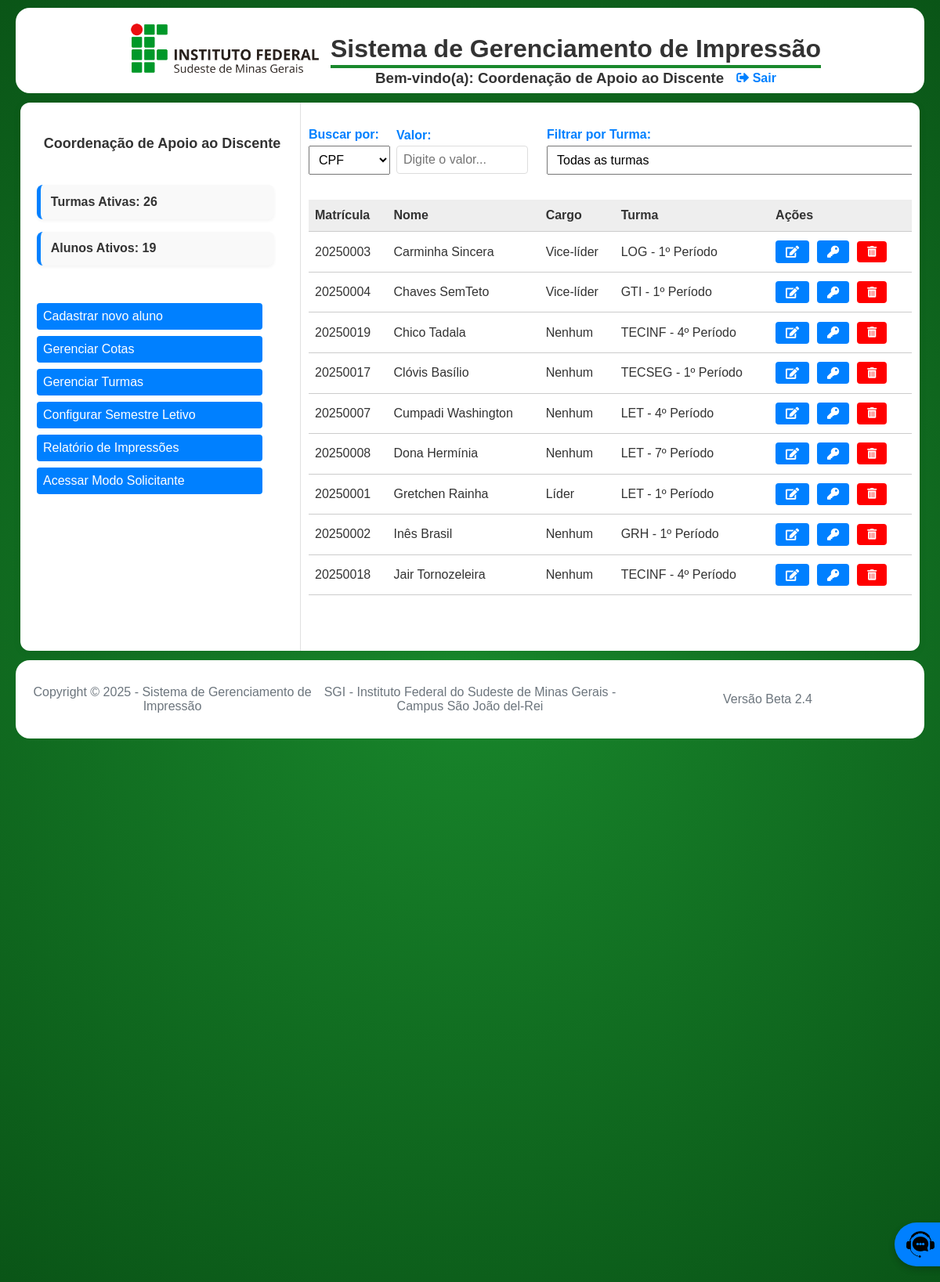
The app's page /pages/admin_cad/dashboard_cad.php (signed in) with its own data.
### tables this page shows
CREATE TABLE `Aluno` (
  `matricula` varchar(20) NOT NULL,
  `nome` varchar(100) NOT NULL,
  `sobrenome` varchar(100) NOT NULL,
  `cargo` enum('Líder','Vice-líder','Nenhum') DEFAULT 'Nenhum',
  `email` varchar(100) NOT NULL,
  `cpf` char(11) NOT NULL,
  `senha` varchar(255) NOT NULL,
  `ativo` tinyint(1) DEFAULT 1,
  `cota_id` int(11) DEFAULT NULL,
  `data_fim_validade` date DEFAULT NULL,
  PRIMARY KEY (`matricula`),
  UNIQUE KEY `cpf` (`cpf`),
  KEY `cota_id` (`cota_id`),
  CONSTRAINT `Aluno_ibfk_1` FOREIGN KEY (`cota_id`) REFERENCES `CotaAluno` (`id`) ON DELETE SET NULL
);

CREATE TABLE `Curso` (
  `id` int(11) NOT NULL AUTO_INCREMENT,
  `sigla` varchar(20) NOT NULL,
  `nome_completo` varchar(100) NOT NULL,
  PRIMARY KEY (`id`),
  UNIQUE KEY `sigla` (`sigla`)
);

CREATE TABLE `Turma` (
  `id` int(11) NOT NULL AUTO_INCREMENT,
  `curso_id` int(11) NOT NULL,
  `periodo` varchar(20) NOT NULL,
  PRIMARY KEY (`id`),
  UNIQUE KEY `curso_id` (`curso_id`,`periodo`),
  CONSTRAINT `Turma_ibfk_1` FOREIGN KEY (`curso_id`) REFERENCES `Curso` (`id`) ON DELETE CASCADE
);

### pages/admin_cad/dashboard_cad.php (the view, shortened to what this page needs)
<?php
require_once '../../includes/config.php';
$pagina = isset($_GET['pagina']) && is_numeric($_GET['pagina']) ? (int)$_GET['pagina'] : 1;
$limite = 12;
$offset = ($pagina - 1) * $limite;
$condicoes = [];
$tipo_busca = $_GET['tipo_busca'] ?? '';
$valor_busca = trim($_GET['valor_busca'] ?? '');
$base_sql = "FROM Aluno a
             LEFT JOIN CotaAluno ca ON a.cota_id = ca.id
             LEFT JOIN Turma t ON ca.turma_id = t.id
             LEFT JOIN Curso c ON t.curso_id = c.id";
$where_clause = !empty($condicoes) ? 'WHERE ' . implode(' AND ', $condicoes) : '';
$sql_alunos = "SELECT a.*, t.periodo, c.sigla, c.nome_completo " . $base_sql . " " . $where_clause . " ORDER BY a.nome ASC LIMIT :limite OFFSET :offset";
$stmt = $conn->prepare($sql_alunos);
$stmt->bindValue(':limite', $limite, PDO::PARAM_INT);
$stmt->bindValue(':offset', $offset, PDO::PARAM_INT);
$stmt->execute();
$alunos = $stmt->fetchAll();
$total_turmas = $conn->query("SELECT COUNT(DISTINCT turma_id) AS total FROM CotaAluno")->fetch()->total ?? 0;
$total_alunos = $conn->query("SELECT COUNT(*) AS total FROM Aluno WHERE ativo = 1")->fetch()->total ?? 0;
include_once '../../includes/header.php';
?>
<link rel="stylesheet" href="./css/dashboard_cad.css?v=<?= ASSET_VERSION ?>">
<div class="dashboard-layout">
    <aside class="dashboard-aside">
        <section class="dashboard-header">
            <h1>Coordenação de Apoio ao Discente</h1>
        </section>
        <section class="dashboard-cards">
            <div class="card">Turmas Ativas: <?= $total_turmas ?></div>
            <div class="card">Alunos Ativos: <?= $total_alunos ?></div>
        </section>
        <section class="dashboard-menu">
            <a class="btn-menu" href="form_aluno.php">Cadastrar novo aluno</a>
            <a class="btn-menu" href="gerenciar_cotas.php">Gerenciar Cotas</a>
            <a class="btn-menu" href="gerenciar_turmas.php">Gerenciar Turmas</a>
            <a class="btn-menu" href="../admin/configurar_semestre.php">Configurar Semestre Letivo</a>
            <a class="btn-menu" href="relatorio_aluno.php">Relatório de Impressões</a>
            <a class="btn-menu" href="../servidor/dashboard_servidor.php">Acessar Modo Solicitante</a>
        </section>
    </aside>
    <main class="dashboard-main">
        <div class="responsive-table">
            <form method="GET" class="busca-form styled-busca-form">
                <div class="form-group">
                    <label for="tipo_busca">Buscar por:</label>
                    <select name="tipo_busca" id="tipo_busca">
                        <option value="cpf" <?= ($tipo_busca === 'cpf' ? 'selected' : '') ?>>CPF</option>
                    </select>
                </div>
                <div class="form-group">
                    <label for="valor_busca">Valor:</label>
                    <input type="text" id="valor_busca" name="valor_busca" placeholder="Digite o valor..." value="<?= htmlspecialchars($valor_busca) ?>">
                </div>
                <div class="form-group filter">
                    <label for="turma">Filtrar por Turma:</label>
                    <select name="turma" id="turma">
                        <option value="">Todas as turmas</option>
                    </select>
                </div>
            </form>
            <table>
                <thead>
                    <tr>
                        <th>Matrícula</th>
                        <th>Nome</th>
                        <th>Cargo</th>
                        <th>Turma</th>
                        <th>Ações</th>
                    </tr>
                </thead>
                <tbody>
                    <?php foreach ($alunos as $aluno): ?>
                        <tr>
                            <td data-label="Matrícula"><?= htmlspecialchars($aluno->matricula) ?></td>
                            <td data-label="Nome"><?= htmlspecialchars($aluno->nome . ' ' . $aluno->sobrenome) ?></td>
                            <td data-label="Cargo"><?= htmlspecialchars($aluno->cargo) ?></td>
                            <td data-label="Turma" title="<?= htmlspecialchars($aluno->nome_completo . ' - ' . $aluno->periodo) ?>"><?= htmlspecialchars($aluno->sigla . ' - ' . $aluno->periodo) ?></td>
                            <td data-label="Ações">
                                <div class="action-buttons">
                                    <a href="form_aluno.php?matricula=<?= htmlspecialchars($aluno->matricula) ?>" class="btn-action btn-edit" title="Editar/Renovar"><i class="fas fa-edit"></i></a>
                                    <a type="button" class="btn-action btn-redefinir btn-edit" data-id="<?= htmlspecialchars($aluno->matricula) ?>" title="Redefinir Senha"><i class="fas fa-key"></i></a>
                                    <button type="button" class="btn-action btn-delete btn-excluir btn-exc"
                                        data-id="<?= htmlspecialchars($aluno->matricula) ?>"
                                        data-nome="<?= htmlspecialchars($aluno->nome) ?>"
                                        data-tipo="aluno"
                                        title="Excluir Aluno">
                                        <i class="fas fa-trash-alt"></i>
                                    </button>
                                </div>
                            </td>
                        </tr>
                    <?php endforeach; ?>
                </tbody>
            </table>
        </div>
    </main>
</div>
<?php include_once '../../includes/footer.php'; ?>

### includes/header.php (shortened to what this page needs)
<!DOCTYPE html>
<html lang="pt-BR">
<head>
    <link rel="stylesheet" href="<?= BASE_URL ?>/css/styles.css?v=<?= ASSET_VERSION ?>">
    <link rel="stylesheet" href="https://cdnjs.cloudflare.com/ajax/libs/font-awesome/5.15.4/css/all.min.css">
</head>
<body>
<header>
    <div>
        <img src="<?= BASE_URL ?>/img/logo_horizontal_ifsudestemg.png" alt="logomarca do IF">
    </div>
    <div class="header-title">
        <h1><?= SITE_NAME ?></h1>
        <hr>
        <?php if (isset($_SESSION['usuario']) && !empty($_SESSION['usuario'])): ?>
            <div class="user-info">
                <h3>Bem-vindo(a): <?= htmlspecialchars($_SESSION['usuario']['nome'] . (isset($_SESSION['usuario']['sobrenome']) ? ' ' . $_SESSION['usuario']['sobrenome'] : '')) ?></h3>
                <a class="logout" href="<?= BASE_URL ?>/includes/logout.php"><i class="fas fa-sign-out-alt"></i> Sair</a>
            </div>
        <?php endif; ?>
    </div>
</header>

### includes/footer.php (shortened to what this page needs)
    <footer>
        <p>Copyright &copy; <?php echo CURRENT_YEAR; ?> - <?php echo SITE_NAME; ?></p>
        <p><?php echo SITE_DESCRIPTION; ?></p>
        <p>Versão Beta <?php echo ASSET_VERSION; ?></p>
    </footer>
    <a href="<?= BASE_URL ?>/pages/utils/suporte.html" class="suporte-btn">
        <img src="<?= BASE_URL ?>/img/suporte.png" alt="Suporte" class="icone">
    </a>
</body>
</html>

### css/styles.css (style rules this page uses)
body { background: radial-gradient(circle at center, #19882c, #0A5517); background-attachment: fixed; font-family: Arial, sans-serif; margin: 0; padding: 0; color: #333; }
header { display: flex; justify-content: center; align-items: center; margin: 10px 20px; padding: 5px; background-color: #FFF; border-radius: 18px; }
header img { width: 250px; margin: 10px; }
header hr { border: 0; height: 4px; background-color: #19882c; margin-top: -20px; }
a { text-decoration: none; }
.logout { color: #0080ff; font-weight: bold; font-size: 16px; }
.user-info { display: flex; align-items: center; justify-content: center; gap: 1rem; margin-top: -24px; margin-bottom: -24px; }
footer { display: flex; justify-content: center; align-items: center; padding: 10px; margin: 10px 20px; height: 80px; border-radius: 18px; text-align: center; font-size: 16px; color: #6c757d; background-color: #FFF; position: relative; }
footer p { margin: 0; flex: 1; }
.suporte-btn { position: fixed; bottom: 20px; right: 20px; margin-right: -150px; background-color: #0080ff; color: white; border: none; border-radius: 50px; padding: 10px 15px; cursor: pointer; display: flex; align-items: center; box-shadow: 0 4px 8px rgba(0, 0, 0, 0.2); z-index: 1000; transition: all 0.3s ease; }
.suporte-btn .icone { width: 36px; height: 36px; margin-right: 10px; }
.form-group { margin-bottom: 1rem; }
.form-group label { display: block; margin-bottom: 0.5rem; font-weight: bold; }
.form-group input { width: 90%; padding: 0.75rem; border: 1px solid #ddd; border-radius: 4px; font-size: 1rem; }
.dashboard-layout { display: flex; min-height: 700px; background: #fff; margin: 12px 26px; border-radius: 12px; box-shadow: 0 2px 12px rgba(0,0,0,0.06); }
.dashboard-aside { width: 320px; border-right: 1px solid #e0e0e0; padding: 1.5rem 1rem 1rem 1rem; display: flex; flex-direction: column; gap: 1.5rem; }
.dashboard-main { margin-left: 10px; margin-right: 10px; width: 65%; max-height: 600px; overflow-y: auto; flex: 1; min-width: 0; padding: 1rem 0 1rem 0; }

### pages/admin_cad/css/dashboard_cad.css (style rules this page uses)
.dashboard-header { text-align: center; }
aside { width: 40%; margin-left: 5px; }
aside h1 { font-size: 18px; }
.dashboard-cards { display: flex; flex-direction: column; gap: 1rem; margin-bottom: 1.5rem; }
.card { width: 85%; background-color: #f9f9f9; border-left: 5px solid #0080ff; padding: 0.8rem; border-radius: 8px; font-weight: 600; box-shadow: 0 2px 4px rgba(0,0,0,0.05); }
.busca-form,.filter-form { align-items: center; display: flex; flex-direction: row; gap: 0.5rem; width: 90%; max-width: 600px; margin-bottom: 1rem; }
.busca-form .filter { margin-left: 1rem; }
.busca-form input { width: 150px; }
.busca-form input, .busca-form select, .busca-form button, .filter-form select, .filter-form button { padding: 0.5rem; font-size: 1rem; margin-top: 0.3rem; }
.busca-form label { font-weight: 600; color: #0080ff; margin-bottom: 0; }
.dashboard-menu { display: flex; flex-direction: column; gap: 0.5rem; width: 90%; max-width: 600px; }
.btn-menu { color: #FFF; border: none; border-radius: 4px; padding: 0.5rem; font-size: 1rem; background-color: #0080ff; }
.responsive-table { width: 100%; overflow-x: auto; margin: 0 auto; padding: 1rem 0; }
table { width: 100%; border-collapse: collapse; background: #fff; margin-bottom: 1rem; }
thead { background-color: #eee; }
th, td { padding: 0.7rem 0.5rem; text-align: left; border-bottom: 1px solid #ccc; }
.action-buttons { align-items: center; display: flex; gap: 0.25rem; text-align: center; }
.action-buttons a { background: #0080ff; color: #fff; padding: 0.35rem 0.8rem; border-radius: 4px; font-size: 0.95em; text-decoration: none; margin-right: 0.4rem; transition: background 0.2s; display: inline-block; }
.action-buttons .btn-exc { color: #FFF; padding: 0.4rem 0.8rem; border: none; border-radius: 4px; font-size: 0.85rem; background-color: #ff0000; transition: background 0.2s; }

### records on screen
aluno: matricula "20250003", nome+sobrenome "Carminha Sincera", cargo "Vice-líder", curso.sigla "LOG - 1º Período"
aluno: matricula "20250004", nome+sobrenome "Chaves SemTeto", cargo "Vice-líder", curso.sigla "GTI - 1º Período"
aluno: matricula "20250019", nome+sobrenome "Chico Tadala", cargo "Nenhum", curso.sigla "TECINF - 4º Período"
aluno: matricula "20250017", nome+sobrenome "Clóvis Basílio", cargo "Nenhum", curso.sigla "TECSEG - 1º Período"
aluno: matricula "20250007", nome+sobrenome "Cumpadi Washington", cargo "Nenhum", curso.sigla "LET - 4º Período"
aluno: matricula "20250008", nome+sobrenome "Dona Hermínia", cargo "Nenhum", curso.sigla "LET - 7º Período"
aluno: matricula "20250001", nome+sobrenome "Gretchen Rainha", cargo "Líder", curso.sigla "LET - 1º Período"
aluno: matricula "20250002", nome+sobrenome "Inês Brasil", cargo "Nenhum", curso.sigla "GRH - 1º Período"
aluno: matricula "20250018", nome+sobrenome "Jair Tornozeleira", cargo "Nenhum", curso.sigla "TECINF - 4º Período"

### other values on screen
SITE_NAME "Sistema de Gerenciamento de Impressão"
$total_turmas "26"
$total_alunos "19"
CURRENT_YEAR "2025"
SITE_DESCRIPTION "SGI - Instituto Federal do Sudeste de Minas Gerais - Campus São João del-Rei"
ASSET_VERSION "2.4"
